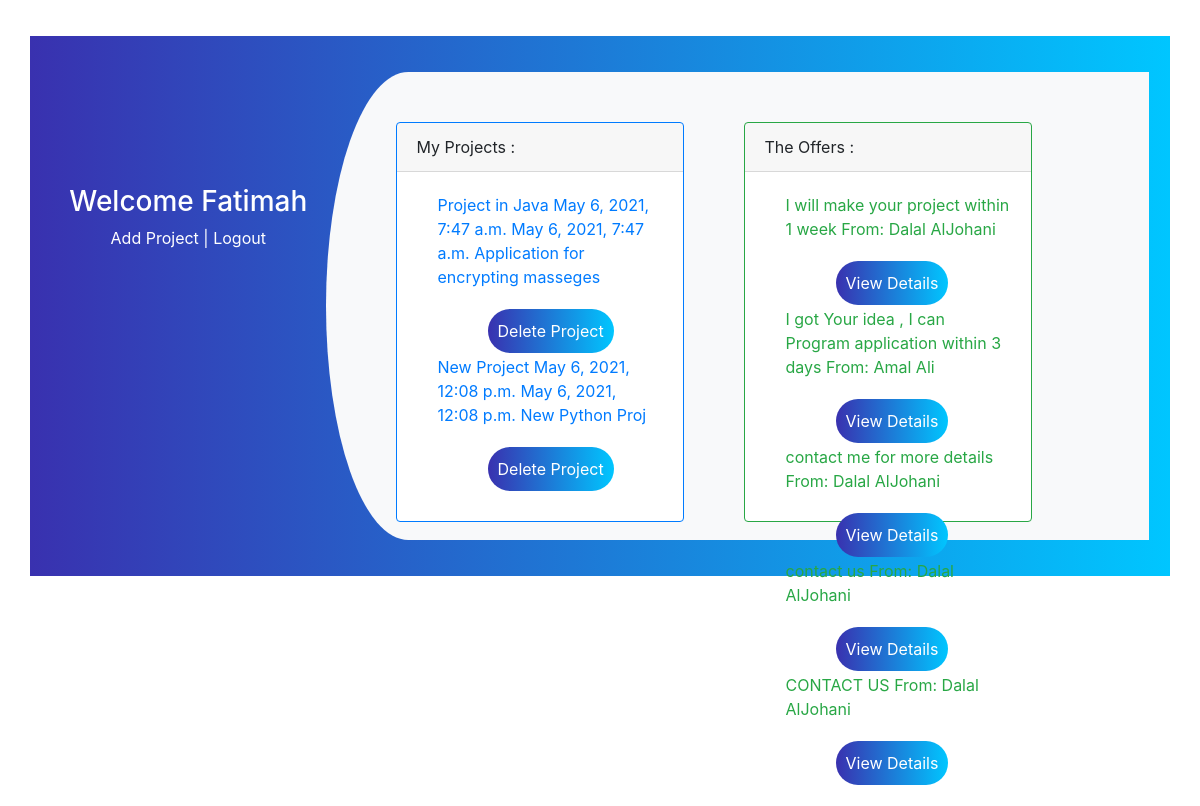
/customer (signed in), run on the app's committed database.
### app/models.py (models this page shows)
class Customer(models.Model):
    fname = models.CharField(max_length=30)
    lname = models.CharField(max_length=30)
    phone_no= models.IntegerField()
    email = models.CharField(max_length=30)
    password = models.CharField(max_length=30)
    created_at = models.DateTimeField(auto_now_add=True)
    updated_at = models.DateTimeField(auto_now=True)
    objects = CostumerManager()

class Project(models.Model):
    proj_name = models.CharField(max_length=250)
    freelancer=models.ForeignKey(Freelancer, related_name="freelancer" ,on_delete = models.CASCADE, null=True)
    customer=models.ForeignKey(Customer, related_name="customer" ,on_delete = models.CASCADE)
    start_date=models.DateTimeField(auto_now_add=True)
    deadline = models.DateTimeField(auto_now=True)
    discription = models.CharField(max_length=230)
    created_at = models.DateTimeField(auto_now_add=True)
    updated_at = models.DateTimeField(auto_now=True)

class Request(models.Model):
    request = models.CharField(max_length=250)
    offer_from=models.ForeignKey(Freelancer, related_name="request" ,on_delete = models.CASCADE,null=True)
    customer=models.ForeignKey(Customer, related_name="customer1" ,on_delete = models.CASCADE,null=True)
    project=models.ForeignKey(Project, related_name="project" ,on_delete = models.CASCADE,null=True)
    created_at = models.DateTimeField(auto_now_add=True)
    updated_at = models.DateTimeField(auto_now=True)

class Freelancer(models.Model):
    fname = models.CharField(max_length=30)
    lname = models.CharField(max_length=30)
    phone_no= models.IntegerField()
    email = models.CharField(max_length=30)
    category=models.CharField(max_length=30)
    password = models.CharField(max_length=30)
    created_at = models.DateTimeField(auto_now_add=True)
    updated_at = models.DateTimeField(auto_now=True)
    objects = UserManager()

### app/views.py (the view)
# urls.py: path('customer' , views.customer),
def customer(request):
    context = {
        'all_users' : Customer.objects.all(),
        'all_freelancer' : Freelancer.objects.all(),
        'all_projects': Project.objects.all(),
        'all_req': Request.objects.all()
    }
    return render(request,'customer.html',context)

### app/templates/customer.html (shortened to what this page needs)
<!DOCTYPE html>
<html lang="en">
<head>
    {% load static %}
    <link rel="stylesheet" href="{% static 'style.css' %}">
    <link rel="stylesheet" href="https://cdnjs.cloudflare.com/ajax/libs/twitter-bootstrap/4.3.1/css/bootstrap.min.css">
</head>
<body>
    <div class="container register">
        <div class="row">
            <div class="col-md-3 register-left">
                <img src="C:\Users\Rooz albasha\Desktop\project\weather\log in logo.jpg" alt="">
                <h3>Welcome {{request.session.fname}}
                </h3>
                <a href='add_proj'>Add Project </a>|
                <a href='/logout'>Logout</a>
            </div>
            <div class="col-md-9 register-right">
            <div class="card border-primary mb-2" style="max-width: 18rem;">
                <div class="card-header">My Projects :</div>
                    <div class="card-body text-primary">
                        {% for proj in all_projects  %}
                        {% if proj.customer.id == request.session.uid %}
                        <table>
                            <tr>
                                <td>{{proj.proj_name}}
                                    {{proj.start_date}}
                                    {{proj.deadline}}
                                    {{proj.discription}}<br>
                                    <a href='/delete/{{proj.id}}'><button class="bg">Delete Project</button></a>
                                </td>
                            </tr>
                        </table>
                        {% endif %}
                        {% endfor %}
                    </div>
            </div>
            <div class="card border-success mb-2" style="max-width: 18rem;">
                <div class="card-header">The Offers :</div>
                <div class="card-body text-success">
                    <table>
                        {% for req in all_req  %}
                        <tr>
                            <td>{{req.request}}
                            From: {{req.offer_from.fname}} {{req.offer_from.lname}}<br>
                            <a href="/view/{{req.id}}"><button class="bg" >View Details</button></a>
                        </td>
                        </tr>
                        {% endfor %}
                    </table>
                </div>
            </div>
        </div>
    </div>
</body>
</html>

### app/static/style.css (style rules this page uses)
.register { background: -webkit-linear-gradient(left, #3931af, #00c6ff); margin-top: 3%; padding: 3%; }
.register-left { text-align: center; color: #fff; margin-top: 4%; }
.register-right { background: #f8f9fa; border-top-left-radius: 10% 50%; border-bottom-left-radius: 10% 50%; }
.register-left img { margin-top: 15%; margin-bottom: 5%; width: 25%; -webkit-animation: mover 2s infinite alternate; animation: mover 1s infinite alternate; }

### app/templates/customer.html (style rules this page uses)
.register { background: -webkit-linear-gradient(left, #3931af, #00c6ff); margin-top: 3%; padding: 3%; }
.register-left { height: 300px; text-align: center; color: #fff; margin-top: 4%; }
.register-right { background: #f8f9fa; border-top-left-radius: 10% 50%; border-bottom-left-radius: 10% 50%; padding: 10px; display: flex; }
.register-left img { margin-top: 15%; margin-bottom: 5%; width: 25%; -webkit-animation: mover 2s infinite alternate; animation: mover 1s infinite alternate; }
a { color:white; }
img { width: 200px; padding: 10px; margin-top: 10px; margin-left: 30px; }
table { padding: 40px; margin-left: 20px; }
.card { margin-top: 40px; margin-left: 60px; height:400px; width: 400px; }
.bg { background: -webkit-linear-gradient(left, #3931af, #00c6ff); border-radius:30px; border-top:#3931af ; border-right:#3931af ; border-left:#3931af ; border-bottom:#3931af ; padding: 10px; margin-top:20px; margin-left:50px; color: #fff; }

### data on the page
Customer: session.fname "Fatimah"
Project: proj_name "Project in Java", start_date "May 6, 2021, 7:47 a.m.", deadline "May 6, 2021, 7:47 a.m.", discription "Application for encrypting masseges"
Project: proj_name "New Project", start_date "May 6, 2021, 12:08 p.m.", deadline "May 6, 2021, 12:08 p.m.", discription "New Python Proj"
Request: request "I will make your project within 1 week", offer_from.fname "Dalal", offer_from.lname "AlJohani"
Request: request "I got Your idea , I can Program application within 3 days", offer_from.fname "Amal", offer_from.lname "Ali"
Request: request "contact me for more details", offer_from.fname "Dalal", offer_from.lname "AlJohani"
Request: request "contact us", offer_from.fname "Dalal", offer_from.lname "AlJohani"
Request: request "CONTACT US", offer_from.fname "Dalal", offer_from.lname "AlJohani"
